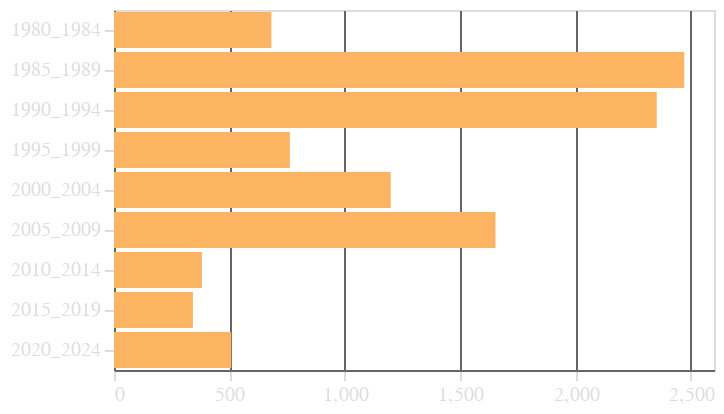

Write a Vega-Lite specification for this figure.
### Vega-Lite specification from a JSON file in a GitHub repository (floating-point values rounded to 4 significant figures; data arrays with more than 128 entries replaced by an {"elided": "..."} marker saying what was removed)
{"config": {"background": "transparent", "title": {"color": "#DBDEE1", "fontSize": 16}, "axis": {"domainColor": "#666666", "gridColor": "#666666", "tickColor": "#DBDEE1", "titleColor": "#DBDEE1", "labelColor": "#DBDEE1"}, "legend": {"labelColor": "#DBDEE1", "titleColor": "#DBDEE1"}}, "data": {"name": "data-b41f9384dd1b9424bdf5a25ab0d4b6a7"}, "mark": {"type": "bar", "tooltip": true}, "encoding": {"color": {"value": "#fdb462"}, "tooltip": [{"field": "lustrum", "title": "Lustro", "type": "ordinal"}, {"aggregate": "count", "title": "Nº di spot", "type": "quantitative"}], "x": {"aggregate": "count", "axis": {"ticks": true, "title": null}, "type": "quantitative"}, "y": {"axis": {"ticks": true, "title": null}, "field": "lustrum", "type": "ordinal"}}, "height": "container", "params": [{"name": "param_2", "select": {"type": "interval", "encodings": []}, "bind": "scales"}], "width": "container", "$schema": "https://vega.github.io/schema/vega-lite/v5.17.0.json", "datasets": {"data-b41f9384dd1b9424bdf5a25ab0d4b6a7": {"elided": "10350 records"}}}
